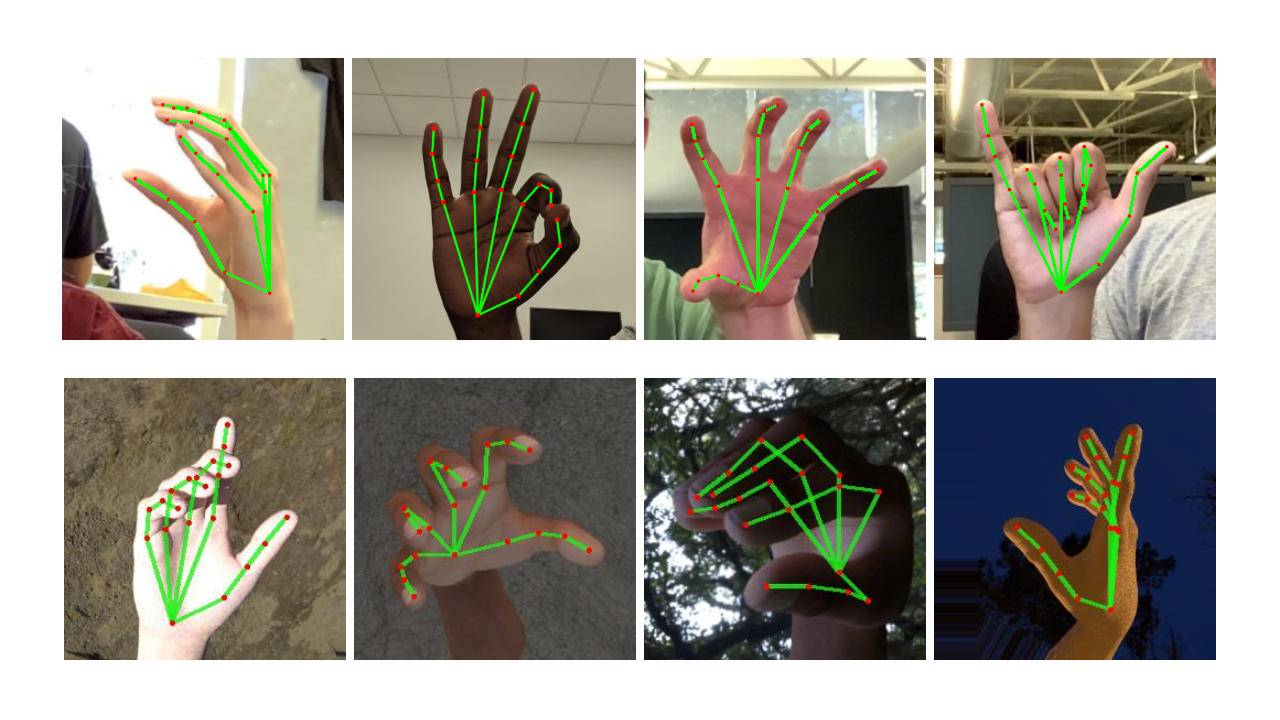
#> input picture vision/hand-gesture-volume-main/hand-gesture-volume-main/images/htm.jpg, 1280 x 720 px, given in place of the camera
$ python trackbarHSV.py
#> lines starting #> are read from the running program, lines starting #| are printed output that depends on the picture; after the words box and inside, x2 and y2 are one past the last pixel; in counts of white or black regions, pixels touching at a corner belong together
import cv2
import numpy as np


def empty(a):
    pass


cv2.namedWindow("Range HSV")
cv2.resizeWindow("Range HSV", 500, 350)
cv2.createTrackbar("HUE Min", "Range HSV", 0, 180, empty)
cv2.createTrackbar("HUE Max", "Range HSV", 180, 180, empty)
cv2.createTrackbar("SAT Min", "Range HSV", 0, 255, empty)
cv2.createTrackbar("SAT Max", "Range HSV", 255, 255, empty)
cv2.createTrackbar("VALUE Min", "Range HSV", 0, 255, empty)
cv2.createTrackbar("VALUE Max", "Range HSV", 255, 255, empty)


webcam = cv2.VideoCapture(0)
while True:
    ret, frame = webcam.read()
#> frame is the input picture: shape (720, 1280, 3); mean B, G, R 143.2, 154.2, 157.2
    # get value from trackbar
    h_min = cv2.getTrackbarPos("HUE Min", "Range HSV")
    h_max = cv2.getTrackbarPos("HUE Max", "Range HSV")
    s_min = cv2.getTrackbarPos("SAT Min", "Range HSV")
    s_max = cv2.getTrackbarPos("SAT Max", "Range HSV")
    v_min = cv2.getTrackbarPos("VALUE Min", "Range HSV")
    v_max = cv2.getTrackbarPos("VALUE Max", "Range HSV")

    lower_range = np.array([h_min, s_min, v_min])
    upper_range = np.array([h_max, s_max, v_max])

    hsv = cv2.cvtColor(frame, cv2.COLOR_BGR2HSV)
#> hsv: shape (720, 1280, 3); mean H, S, V 33.4, 60.5, 164.9
    gray = cv2.cvtColor(frame, cv2.COLOR_BGR2GRAY)
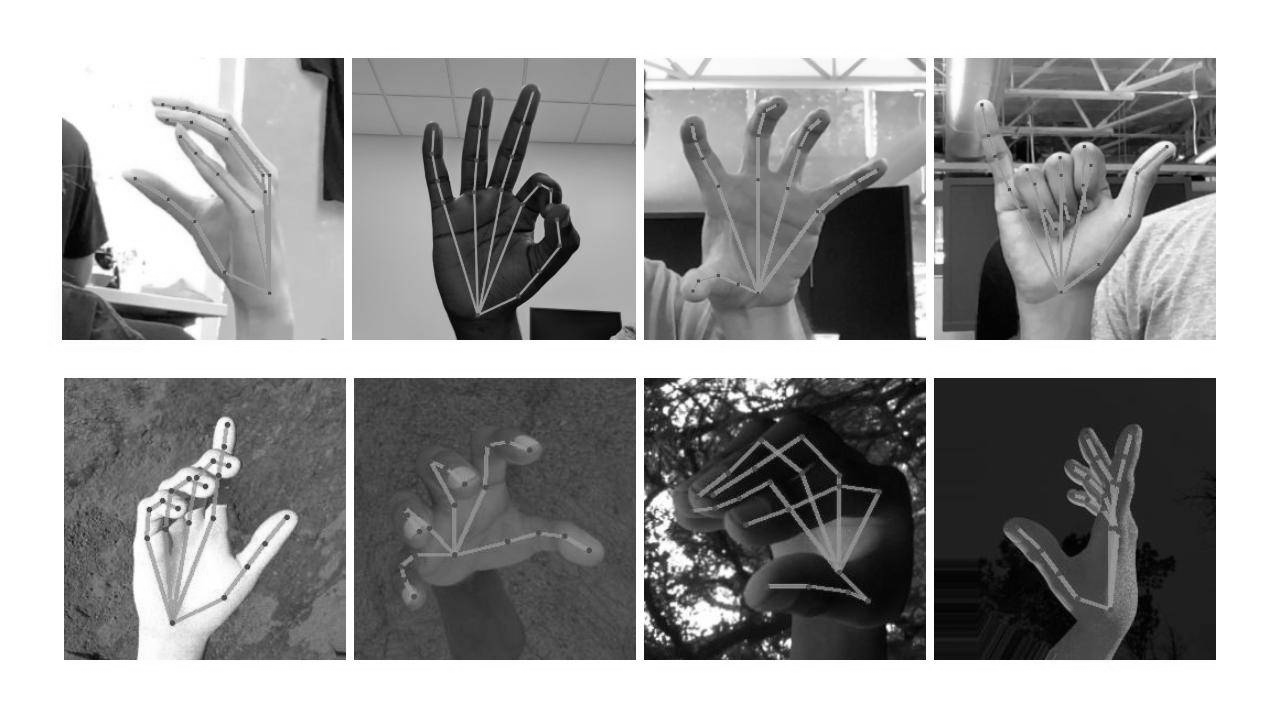
#> gray: shape (720, 1280); min 0, max 255, mean 153.9
    thresh = cv2.inRange(hsv, lower_range, upper_range)
#> thresh: shape (720, 1280); every value is 255
    bitwise = cv2.bitwise_and(frame, frame, mask=thresh)
    contours, hierarchy = cv2.findContours(thresh,
                                           cv2.RETR_TREE,
                                           cv2.CHAIN_APPROX_SIMPLE)
#> contours = [[[0, 0], [0, 719], [1279, 719], [1279, 0]]]

    for pic, contour in enumerate(contours):
        area = cv2.contourArea(contour)
        if (area > 600):
            x, y, w, h = cv2.boundingRect(contour)
            imageFrame = cv2.rectangle(frame, (x, y),
                                       (x + w, y + h),
                                       (0, 0, 255), 2)

            cv2.putText(imageFrame, "Bola Ping Ping", (x, y),
                        cv2.FONT_HERSHEY_SIMPLEX, 1.0,
                        (0, 0, 255))
#> this loop made 1 pass
#> (pic, contour, area, x, y, w, h) on pass 1: (0, [[0, 0], [0, 719], [1279, 719], [1279, 0]], 919601, 0, 0, 1280, 720)
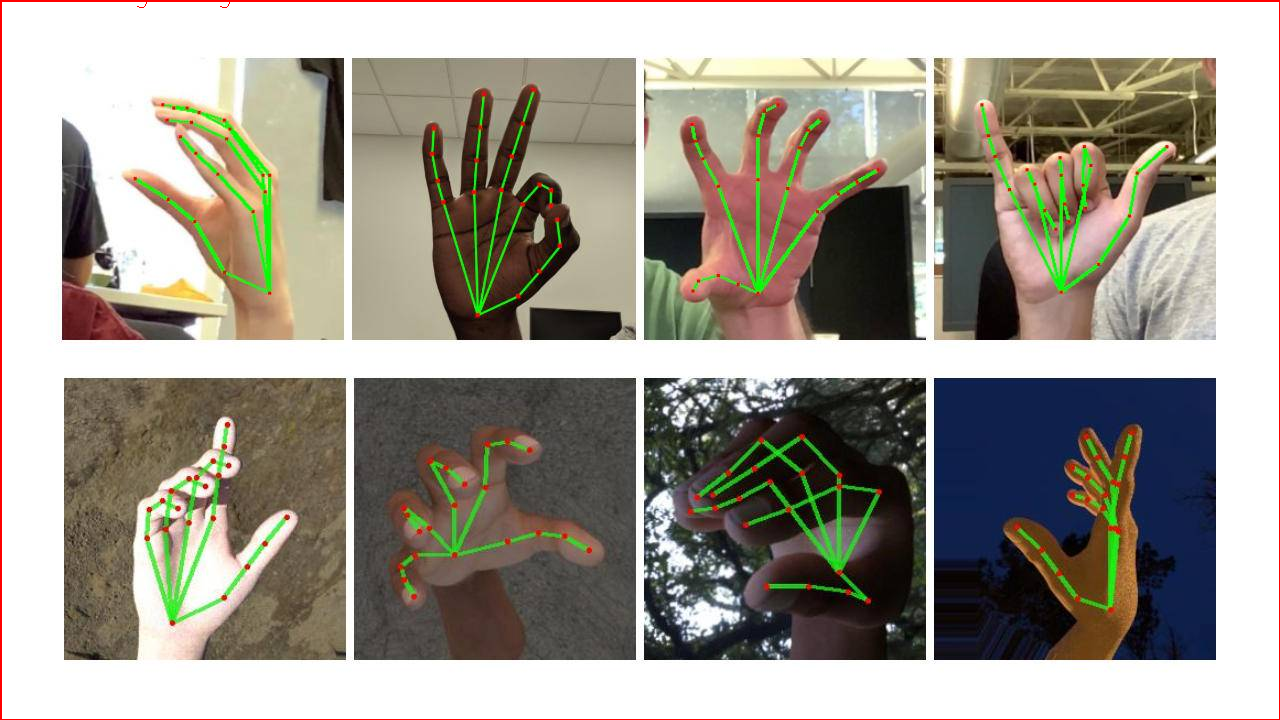
#> frame: shape (720, 1280, 3); 0.65% of pixels changed, all inside (x1, y1, x2, y2) = (0, 0, 1280, 720)

    cv2.imshow('frame', frame)
    cv2.imshow('gray', gray)
    cv2.imshow('hsv', hsv)
    cv2.imshow('thresh', thresh)
    cv2.imshow('bitwise', bitwise)
    k = cv2.waitKey(1) & 0xFF
#> (key Esc is pressed here)
    if k == ord('m'):
        mode = not mode
    elif k == 27:
        break
cv2.destroyAllWindows()

$ run again, on vision/hand-gesture-volume-main/hand-gesture-volume-main/images/hand_landmarks_docs.png
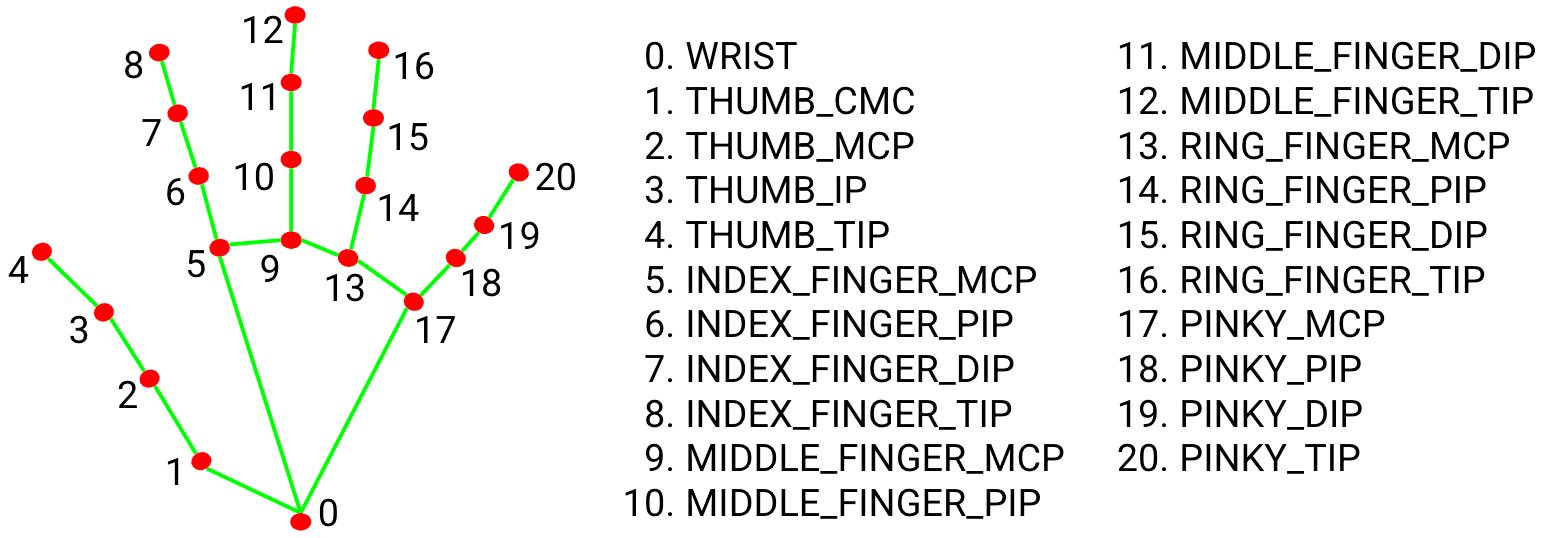
#> input picture vision/hand-gesture-volume-main/hand-gesture-volume-main/images/hand_landmarks_docs.png, 1543 x 538 px, given in place of the camera
#> frame is the input picture: shape (538, 1543, 3); mean B, G, R 233.1, 234.9, 234.9
#> hsv: shape (538, 1543, 3); mean H, S, V 0.6, 3.7, 236.7
#> `gray = cv2.cvtColor(frame, cv2.COLOR_BGR2GRAY)`:
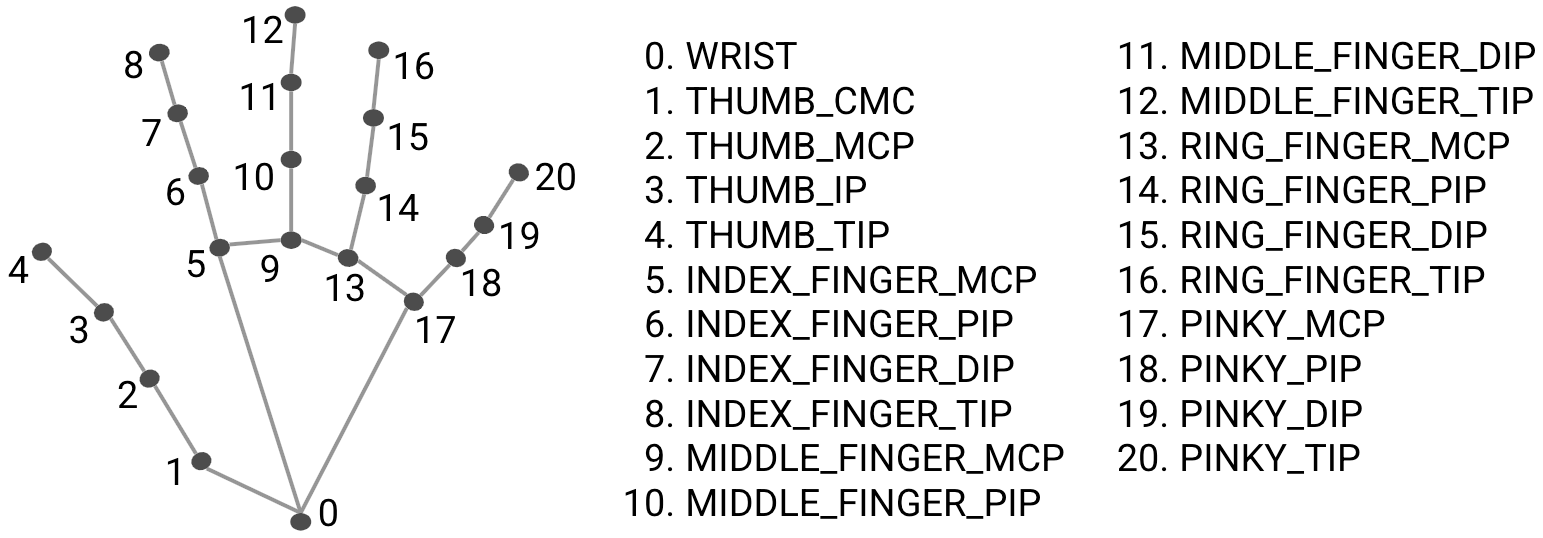
#> gray: shape (538, 1543); min 0, max 255, mean 234.7
#> thresh: shape (538, 1543); every value is 255
#> contours = [[[0, 0], [0, 537], [1542, 537], [1542, 0]]]
#> the loop `for pic, contour in enumerate(contours):` made 1 pass
#> (pic, contour, area, x, y, w, h) on pass 1: (0, [[0, 0], [0, 537], [1542, 537], [1542, 0]], 828054, 0, 0, 1543, 538)
#> after the loop `for pic, contour in enumerate(contours):`:
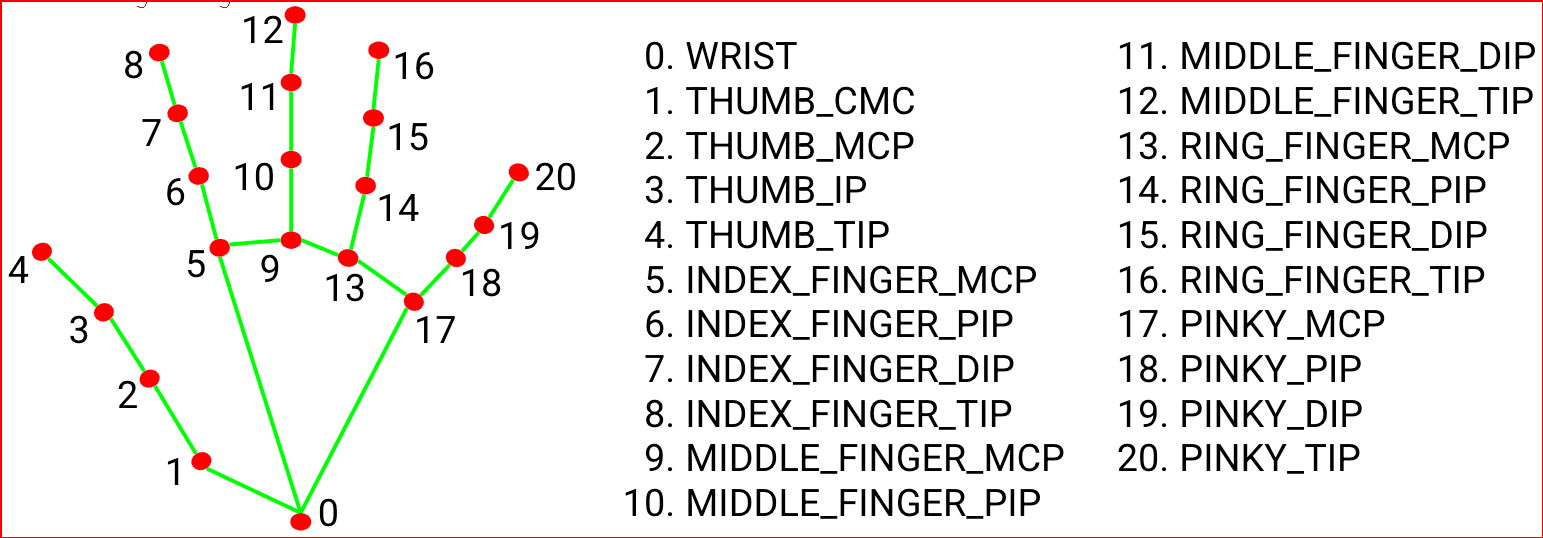
#> frame: shape (538, 1543, 3); 0.75% of pixels changed, all inside (x1, y1, x2, y2) = (0, 0, 1543, 538)
